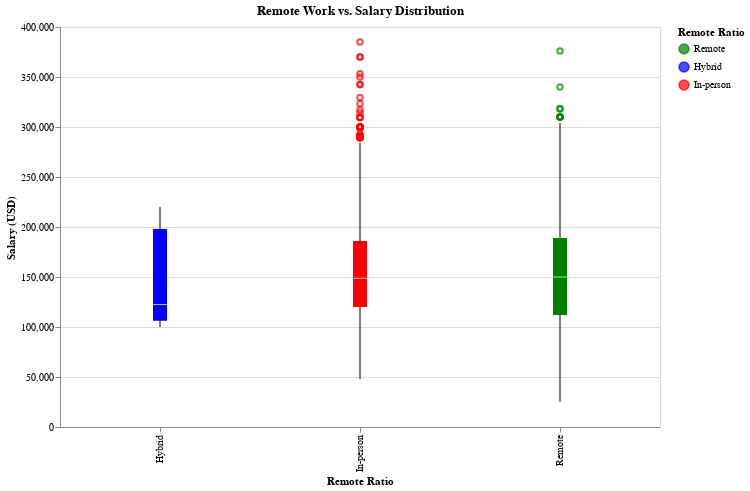

Notebook cell for this chart:
### Markdown cell above
### Remote Work Ratio Influence on Salary Distribution

### Code cell
# Define labels for remote work ratios
remote_ratio_labels = {100: 'Remote', 50: 'Hybrid', 0: 'In-person'}
data_us.loc[:, 'remote_ratio_label'] = data_us['remote_ratio'].map(remote_ratio_labels)

# Define colors for different remote ratios
color_scale = alt.Scale(domain=['Remote', 'Hybrid', 'In-person'], range=['green', 'blue', 'red'])

# Create the boxplot
boxplot = alt.Chart(data_us).mark_boxplot().encode(
    x=alt.X('remote_ratio_label:N', title='Remote Ratio'),
    y=alt.Y('salary_in_usd:Q', title='Salary (USD)', scale=alt.Scale(zero=False)),
    color=alt.Color('remote_ratio_label:N', title='Remote Ratio', scale=color_scale)
).properties(
    width=600,
    height=400,
    title='Remote Work vs. Salary Distribution'
)

boxplot

### Figure 1 — Vega-Lite specification as saved in the notebook (floating-point values rounded to 4 significant figures; data arrays with more than 128 entries replaced by an {"elided": "..."} marker saying what was removed)
{"config": {"view": {"continuousWidth": 300, "continuousHeight": 300}}, "data": {"name": "data-a329cda1b585842360704f32a6ed11d5"}, "mark": {"type": "boxplot"}, "encoding": {"color": {"field": "remote_ratio_label", "scale": {"domain": ["Remote", "Hybrid", "In-person"], "range": ["green", "blue", "red"]}, "title": "Remote Ratio", "type": "nominal"}, "x": {"field": "remote_ratio_label", "title": "Remote Ratio", "type": "nominal"}, "y": {"field": "salary_in_usd", "scale": {"zero": false}, "title": "Salary (USD)", "type": "quantitative"}}, "height": 400, "title": "Remote Work vs. Salary Distribution", "width": 600, "$schema": "https://vega.github.io/schema/vega-lite/v5.16.3.json", "datasets": {"data-a329cda1b585842360704f32a6ed11d5": {"elided": "1565 records"}}}
